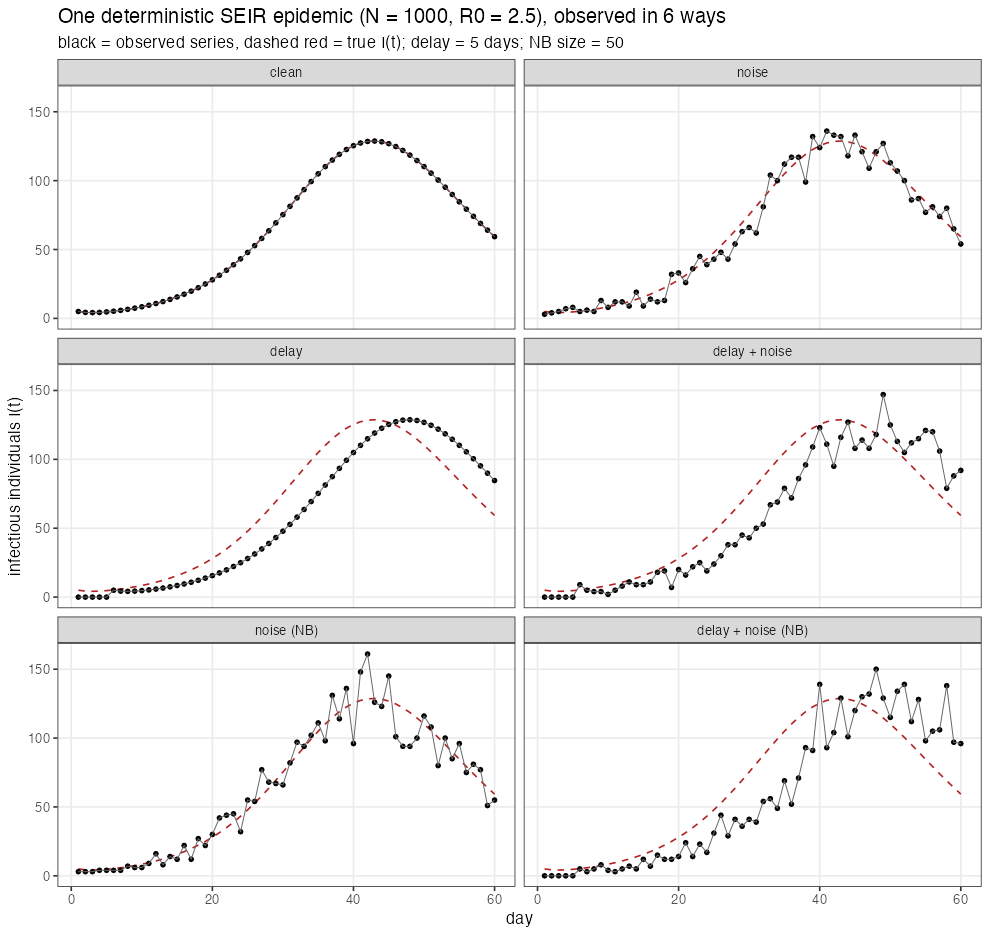

Here is the R script that generated this plot:
# =============================================================================
# Ground-truth scenarios from ONE deterministic SEIR (ODE) epidemic  (figure + data files)
#
# A single epidemic is obtained by integrating the deterministic SEIR ODE (no demographic
# randomness) in a population of known size, and then
# OBSERVED in different ways (definitions in scenarios_lib.R):
#   1. clean          obs(t) = I(t)
#   2. noise          obs(t) = Poisson(I(t))
#   3. delay          obs(t) = I(t - DELAY)     (cases are seen DELAY days late; 0 before that)
#   4. delay + noise  obs(t) = Poisson(I(t - DELAY))
#   sensitivity: the same two noisy scenarios with negative-binomial (overdispersed) noise,
#   var = mu + mu^2 / NB_SIZE
# All scenarios share the same underlying epidemic, so differences between them are due to
# the observation process alone.
#
# Run from anywhere:   Rscript ground_truth_scenarios.R
# Outputs (in this directory): ground_truth_scenarios.csv / .rds, ground_truth_scenarios.png
# =============================================================================

suppressPackageStartupMessages(library(ggplot2))

# ---- locate this directory (works with Rscript, source(), Positron/RStudio run, any working dir) ----
# Returns the closest folder (the script's own, then the working directory's, and their parents) that contains `marker`.
locate_dir <- function(marker) {
  cand <- c(sub("--file=", "", grep("--file=", commandArgs(FALSE), value = TRUE)),        # Rscript
            tryCatch(sys.frame(1)$ofile, error = function(e) NULL),                          # source()
            tryCatch(rstudioapi::getSourceEditorContext()$path, error = function(e) NULL),   # editor (RStudio / Positron)
            file.path(getwd(), "."))
  for (p in cand[nzchar(cand)]) {
    d <- normalizePath(if (dir.exists(p)) p else dirname(p), mustWork = FALSE)
    for (i in 0:4) {
      if (file.exists(file.path(d, marker))) return(d)                  # the project folder containing `marker`
      d <- dirname(d)
    }
  }
  stop("cannot find '", marker, "': run the script from inside the EpiSBI project")
}
GT_DIR <- file.path(locate_dir("ground_truth_scenarios/scenarios_lib.R"), "ground_truth_scenarios"); setwd(GT_DIR)
out_dir <- GT_DIR
source("scenarios_lib.R")

epi  <- make_epidemic(1)
obs  <- observe_scenarios(epi, 1)
true_I <- epi$I

df <- do.call(rbind, lapply(SCENARIOS_ALL, function(s)
  data.frame(scenario = factor(s, levels = SCENARIOS_ALL), day = epi$day, obs_I = obs[[s]], true_I = true_I)))

write.csv(df, file.path(out_dir, "ground_truth_scenarios.csv"), row.names = FALSE)
saveRDS(list(epidemic = epi, scenarios = obs, theta_true = theta_true,
             N_POP = N_POP, I0 = I0, T_DAYS = T_DAYS, DELAY = DELAY, NB_SIZE = NB_SIZE, SEED = SEED),
        file.path(out_dir, "ground_truth_scenarios.rds"))

p <- ggplot(df, aes(day)) +
  geom_line(aes(y = true_I), colour = "firebrick", linetype = 2) +
  geom_point(aes(y = obs_I), size = 1.1) + geom_line(aes(y = obs_I), colour = "grey40", linewidth = 0.3) +
  facet_wrap(~scenario, ncol = 2) + theme_bw(base_size = 11) + theme(panel.grid.minor = element_blank()) +
  labs(x = "day", y = "infectious individuals I(t)",
       title = sprintf("One deterministic SEIR epidemic (N = %d, R0 = %.1f), observed in %d ways", N_POP,
                       theta_true[["lambda"]] / theta_true[["gamma"]], length(SCENARIOS_ALL)),
       subtitle = sprintf("black = observed series, dashed red = true I(t); delay = %d days; NB size = %g", DELAY, NB_SIZE))
ggsave(file.path(out_dir, "ground_truth_scenarios.png"), p, width = 9, height = 8.5, dpi = 110); 

p

cat(sprintf("peak of the true epidemic: I = %.1f on day %d (N = %d)\n", max(true_I), which.max(true_I), N_POP))
cat(sprintf("peak of the delayed series: day %d\n", which.max(obs[["delay"]])))
cat("wrote ground_truth_scenarios.csv/.rds/.png in", out_dir, "\n")
